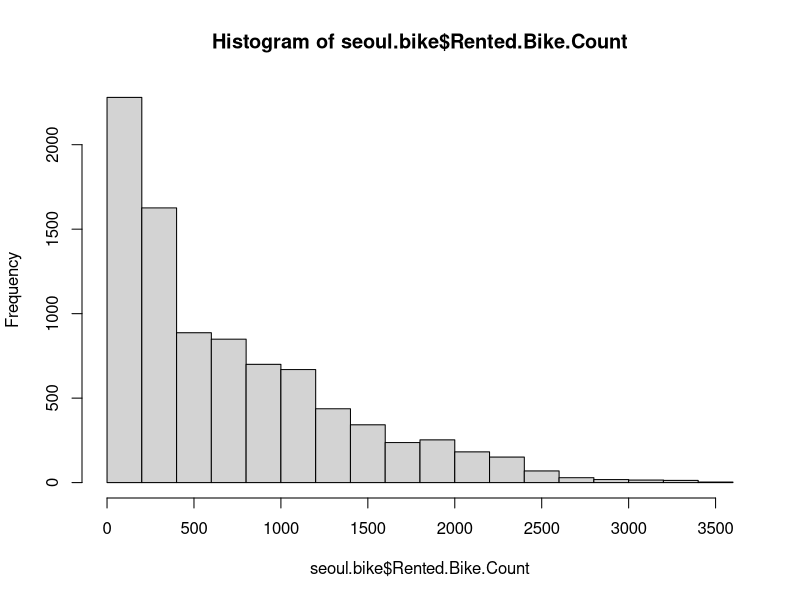
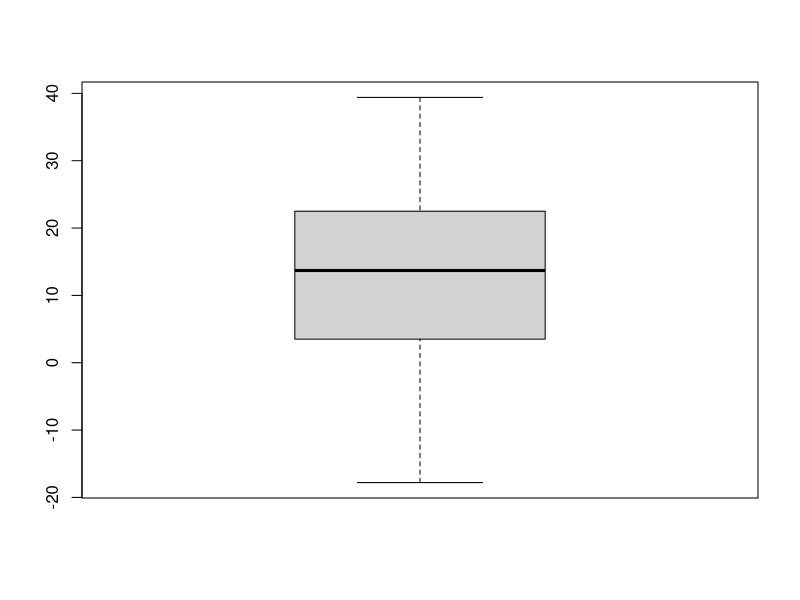
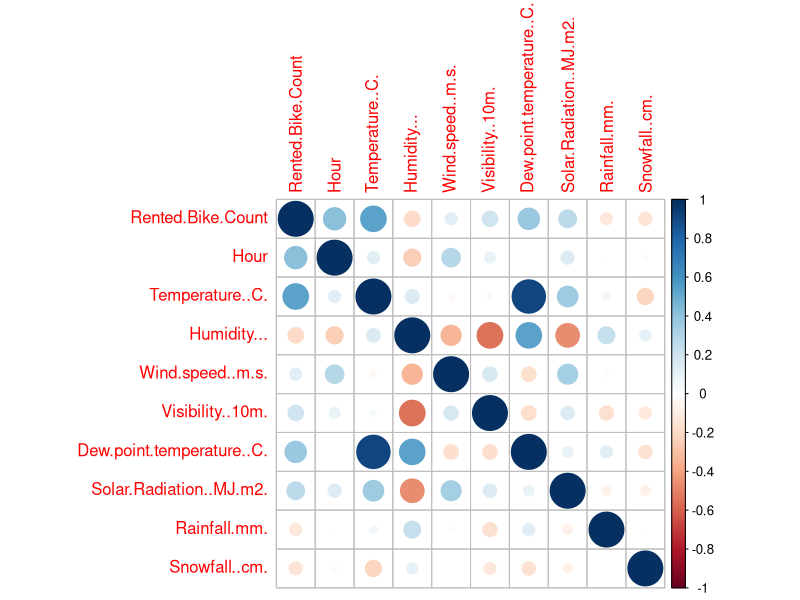

The R script that drew these images, in order: (Note: this script raises an error after producing the figures.)
## ---- chunk 1
seoul.bike <- read.csv("SeoulBikeData.csv",
                         header=T,na.strings=c("","NA")) 
## ---- chunk 2
# creating new variable time of day from bike
seoul.bike$time.of.day <- ifelse(seoul.bike$Hour <= 6, "night", seoul.bike$Hour)
seoul.bike$time.of.day <- ifelse(seoul.bike$Hour > 6, "morning", seoul.bike$time.of.day)
seoul.bike$time.of.day <- ifelse(seoul.bike$Hour > 12, "afternoon", seoul.bike$time.of.day)
seoul.bike$time.of.day <- ifelse(seoul.bike$Hour > 17, "evening", seoul.bike$time.of.day)
seoul.bike$time.of.day <- as.factor(seoul.bike$time.of.day)
## ---- chunk 3
summary(seoul.bike$Temperature)
summary(seoul.bike$Rented.Bike.Count)
summary(seoul.bike$Hour)
summary(seoul.bike$Solar.Radiatio)
summary(seoul.bike$Humidity)
summary(seoul.bike$Date)
summary(seoul.bike$Wind.speed)
summary(seoul.bike$Visibility)
summary(seoul.bike$Dew.point.temperature)
summary(seoul.bike$Rainfall)
summary(seoul.bike$Snowfall)
seoul.bike$Seasons <- as.factor(seoul.bike$Seasons)
summary(seoul.bike$Seasons)
seoul.bike$Holiday <- as.factor(seoul.bike$Holiday)
summary(seoul.bike$Holiday)
seoul.bike$Functioning.Day <- as.factor(seoul.bike$Functioning.Day)
summary(seoul.bike$Functioning.Day)


hist(seoul.bike$Rented.Bike.Count)

summary(seoul.bike$time.of.day)
head(seoul.bike)
## ---- chunk 4
boxplot(seoul.bike$Temperature)
## ---- chunk 5
library(corrplot)
corrplot(cor(seoul.bike[,c(2, 3, 4, 5, 6, 7, 8, 9, 10, 11)]))
## ---- chunk 6
p <- ggplot(aes(x=Temperature, y = Rented.Bike.Count, color = Seasons), data = seoul.bike) + geom_point()
p
## ---- chunk 7
p <- ggplot(aes(x=Temperature, y = Rented.Bike.Count, color = time.of.day), data = seoul.bike) + geom_point()
p
## ---- chunk 8
p <- ggplot(data=seoul.bike, aes(x=time.of.day, y=Rented.Bike.Count)) + geom_bar(stat = 'identity')
p
